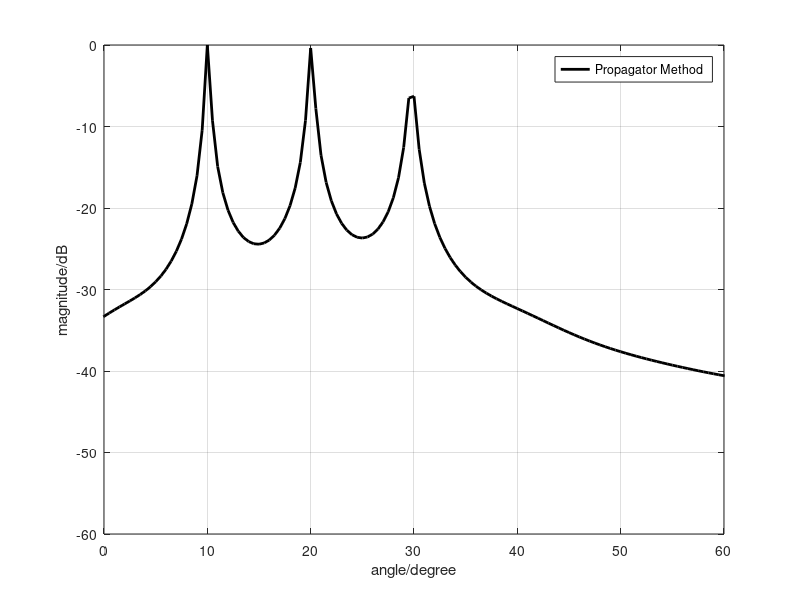

The MATLAB source for this figure:
clear all
close all
derad = pi/180;
radeg = 180/pi;
twpi=2*pi;
kelm=16;            %阵元数
dd=0.5;             %阵元间距
d=0:dd:(kelm-1)*dd; 
iwave=3;            %信源数
theta=[10 20 30];   %DOA
pw =[1 0.8 0.7]';   %信号功率
nv =ones(1,kelm);   %归一化噪声方差
snr=20;             %信噪比
snr0=10^(snr/10);
n=200;              %样本数量
A=exp(-j*twpi*d.'*sin(theta*derad));  %方向矩阵
K=length(d);
cr=zeros(K,K);
L=length(theta);
data=randn(L,n);
data=sign(data);
twpi=2.0*pi;
derad=pi/180.0;
s=diag(pw)*data;
A1=exp(-j*twpi*d.'*sin([0:0.2:90]*derad));
received_signal = A*s;
cx = received_signal+diag(sqrt(nv/snr0/2))*(randn(K,n)+j*randn(K,n));
Rxx=cx*cx'/n;

%传播算子算法
G=Rxx(:,1:iwave);
H=Rxx(:,iwave+1:end);
P=inv(G'*G)*G'*H;                  %传播算子矩阵
Q=[P',-diag(ones(1,kelm-iwave))];  %Q矩阵

for iang = 1:361
    angle(iang)=(iang-181)/2;
    phim=derad*angle(iang);
    a=exp(-j*twpi*d*sin(phim)).'
    SP(iang)=1/(a'*Q'*Q*a);
end
SP=abs(SP);
SPmax=max(SP);
SP=10*log10(SP/SPmax);
%作图
figure
h=plot(angle,SP,'-k');
set(h,'Linewidth',2)
xlabel('angle/degree')
ylabel('magnitude/dB')
axis([0 60 -60 0])
set(gca,'Xtick',[0:10:60])
grid on
hold on
legend('Propagator Method ')